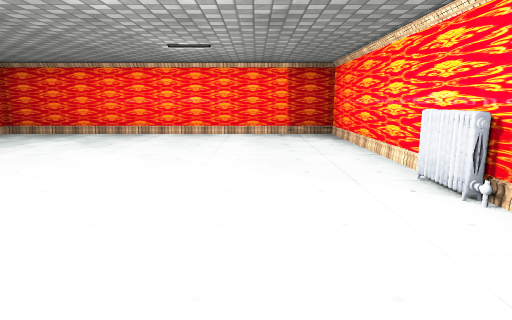
view 1 (above)

12 first-person views from a walk through a scene from a Unity 3-D project. The camera is 1.2 m above the floor, tilts 10° down and sees 75° across. The floor is counted in squares, 1 m on a side. Each view is taken from the middle of a square. On the plan, view 1 faces up. The plan holds only what a view shows up to about 14 squares ahead; the rest is blank. The place goes on beyond the plan. The player character is not drawn. Some surface patterns are stand-ins.

view 2
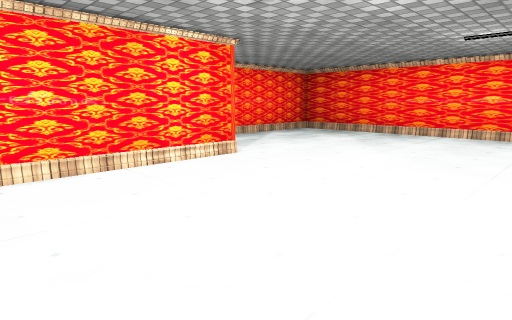

view 3
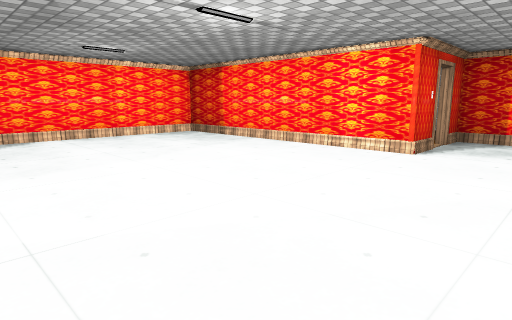

view 4
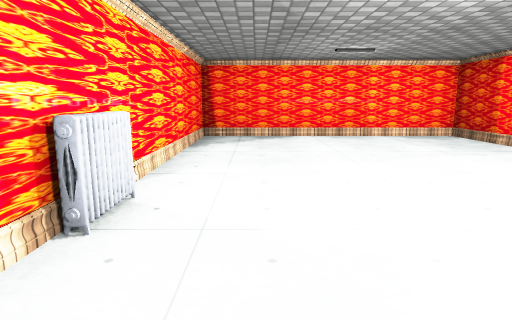

view 5
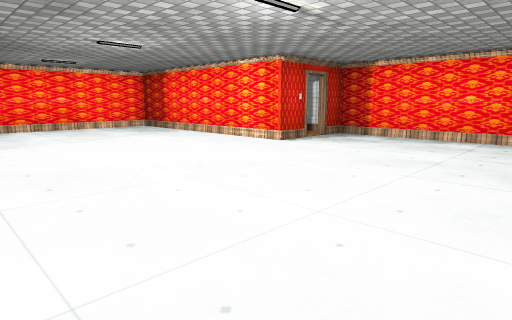

view 6
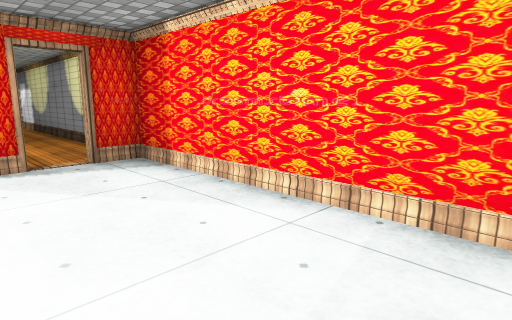

view 7
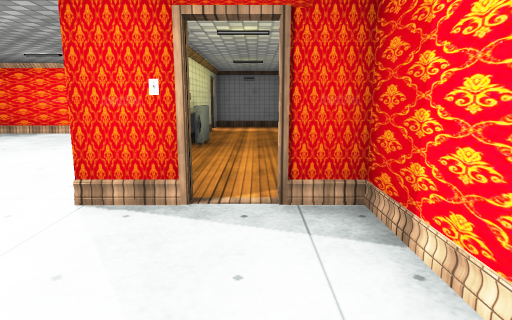

view 8
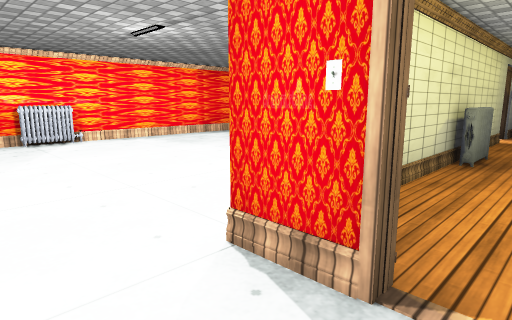

view 9
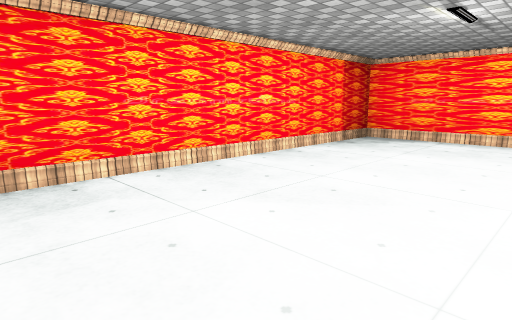

view 10
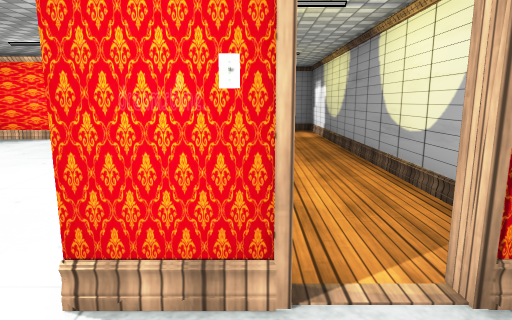

view 11
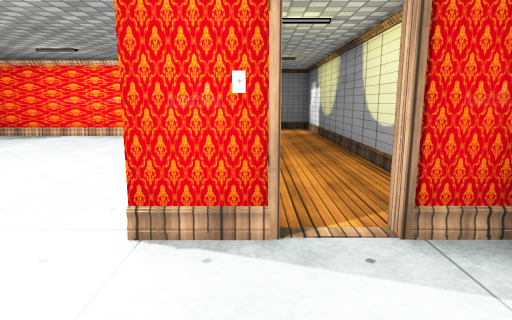

view 12
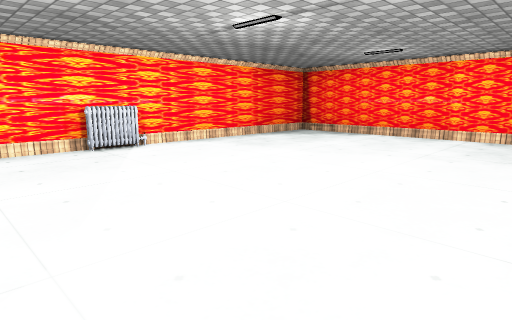

### Floor plan
Ten units are one square. View 1 is at (0, 0); x grows to the right and y downward. Boxes are objects, and circles mark ways between rooms. Rooms are numbered by the first view taken in them; rooms with no view inside come last. Other rooms are left out.
<svg viewBox="-98 -129 138 199">
<path fill="none" stroke="#000" d="M-72 -52 -59 -52 -59 37 29 37 29 -124 -93 -124 -93 -52 -82 -52M-93 -48 -93 65M-62 49 -62 -22"/>
<rect x="25" y="-55" width="10" height="10" fill="#bbb"><title>other object</title></rect>
<rect x="-75" y="-5" width="20" height="20" fill="#bbb"><title>other object</title></rect>
<circle cx="-70" cy="-50" r="3" fill="#2a7"/>
<circle cx="-80" cy="-50" r="3" fill="#2a7"/>
<text x="-20" y="-50">1</text>
<text x="-80" y="0">2</text>
</svg>
Room 1 opens to room 2.

Where each view was taken, in squares from view 1:
view 1: 0 up, 0 right, facing up
view 2: 0 up, 0 right, facing up-left
view 3: 8 up, 2 right, facing down-left
view 4: 8 up, 1 right, facing down
view 5: 12 up, 2 right, facing down-left
view 6: 12 up, 6 left, facing down-left
view 7: 9 up, 8 left, facing down
view 8: 7 up, 8 left, facing down-right
view 9: 7 up, 8 left, facing up-right
view 10: 7 up, 7 left, facing down
view 11: 8 up, 7 left, facing down
view 12: 8 up, 6 left, facing down-right
